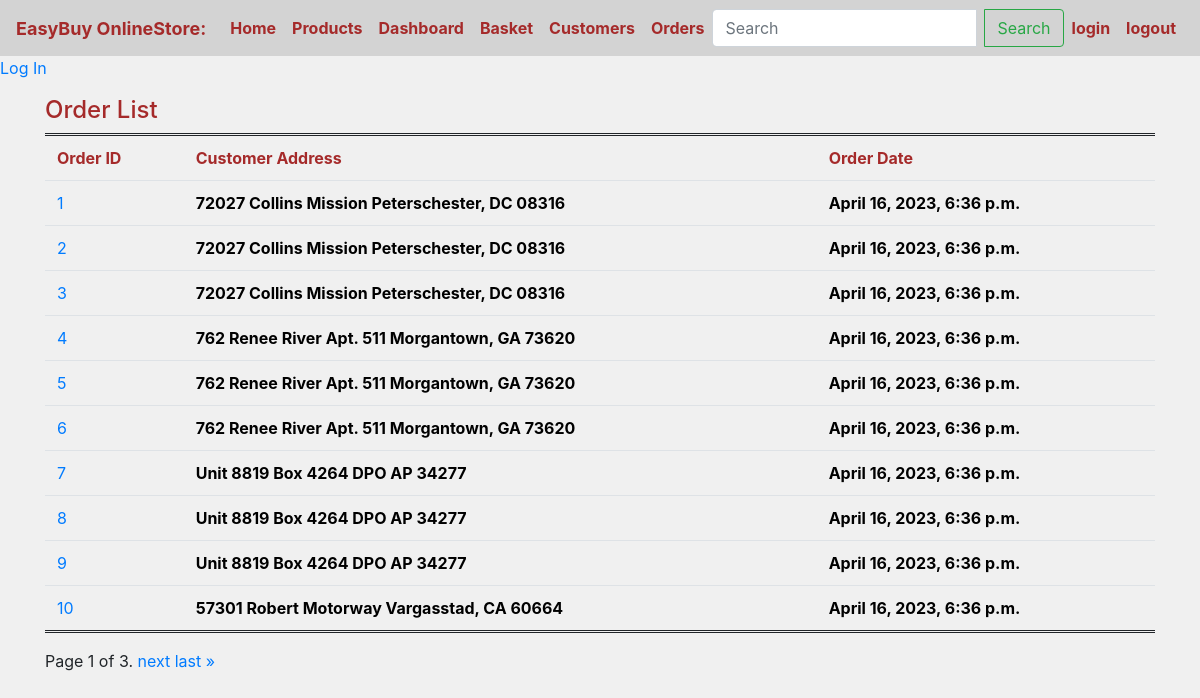
The app's page /order_list/ with its own data.
### onlineStore/models.py (models this page shows, shortened)
class Order(models.Model):
    customer = models.ForeignKey('onlineStore.Customer', on_delete=models.CASCADE)
    created_date = models.DateTimeField(auto_now_add=True)

class Customer(models.Model):
    user = models.OneToOneField(User, on_delete=models.CASCADE, primary_key=True,)
    address = models.TextField()
    created_date = models.DateTimeField(auto_now_add=True)
    class Meta:
        db_table = 'customer'

### onlineStore/views.py (the view)
# urls.py: path('order_list/', views.order_list, name='order_list'),
def order_list(request):
    try:
        orders = Order.objects.all()
        paginator = Paginator(orders, 10) # Show 10 orders per page
        page = request.GET.get('page')
        orders = paginator.get_page(page)
        return render(request, 'onlineStore/order_list.html', {'orders' : orders})
    except Exception as e:
        return render(request, 'onlineStore/error.html', {'error': 'Oops! Something went wrong.'})

### onlineStore/templates/onlineStore/order_list.html (shortened to what this page needs)
  {% extends 'onlineStore/base.html' %}
  {% block content %}
<body style="background-color: #f0f0f0;">
    <h4 style="color:#a52a2a;">Order List</h4>
<table class="table table-hover border="1"">
            <tr>
                <th style="color:#a52a2a;">Order ID</th>
                <th style="color:#a52a2a;">Customer Address</th>
                <th style="color:#a52a2a;">Order Date</th>
            </tr>
    {% for order in orders %}
    <tr>
      <td><a href="{% url 'onlineStore:order_detail' id=order.id %}">{{order.id }}</a></td>
      <td  style="font-weight:bold; color:black;">{{order.customer.address}}</td>
      <td  style="font-weight:bold; color:black;">{{ order.created_date }}</td>
    </tr>
    {% endfor %}
</table>
{% if orders.has_other_pages %}
    <div class="pagination">
        <span class="step-links">
            <span class="current-page">
                Page {{ orders.number }} of {{ orders.paginator.num_pages }}.
            </span>
            {% if orders.has_next %}
                <a href="?page={{ orders.next_page_number }}">next</a>
                <a href="?page={{ orders.paginator.num_pages }}">last &raquo;</a>
            {% endif %}
        </span>
    </div>
{% endif %}
</body>
    {% endblock %}

### onlineStore/templates/onlineStore/order_list.html (style rules this page uses)
table { border-top: double; border-bottom: double; border-right: blank }

### records on screen
Order: id "1", customer.address "72027 Collins Mission Peterschester, DC 08316", created_date "April 16, 2023, 6:36 p.m."
Order: id "2", customer.address "72027 Collins Mission Peterschester, DC 08316", created_date "April 16, 2023, 6:36 p.m."
Order: id "3", customer.address "72027 Collins Mission Peterschester, DC 08316", created_date "April 16, 2023, 6:36 p.m."
Order: id "4", customer.address "762 Renee River Apt. 511 Morgantown, GA 73620", created_date "April 16, 2023, 6:36 p.m."
Order: id "5", customer.address "762 Renee River Apt. 511 Morgantown, GA 73620", created_date "April 16, 2023, 6:36 p.m."
Order: id "6", customer.address "762 Renee River Apt. 511 Morgantown, GA 73620", created_date "April 16, 2023, 6:36 p.m."
Order: id "7", customer.address "Unit 8819 Box 4264 DPO AP 34277", created_date "April 16, 2023, 6:36 p.m."
Order: id "8", customer.address "Unit 8819 Box 4264 DPO AP 34277", created_date "April 16, 2023, 6:36 p.m."
Order: id "9", customer.address "Unit 8819 Box 4264 DPO AP 34277", created_date "April 16, 2023, 6:36 p.m."
Order: id "10", customer.address "57301 Robert Motorway Vargasstad, CA 60664", created_date "April 16, 2023, 6:36 p.m."

### other values on screen
{{ orders.number }} "1"
{{ orders.paginator.num_pages }} "3"
